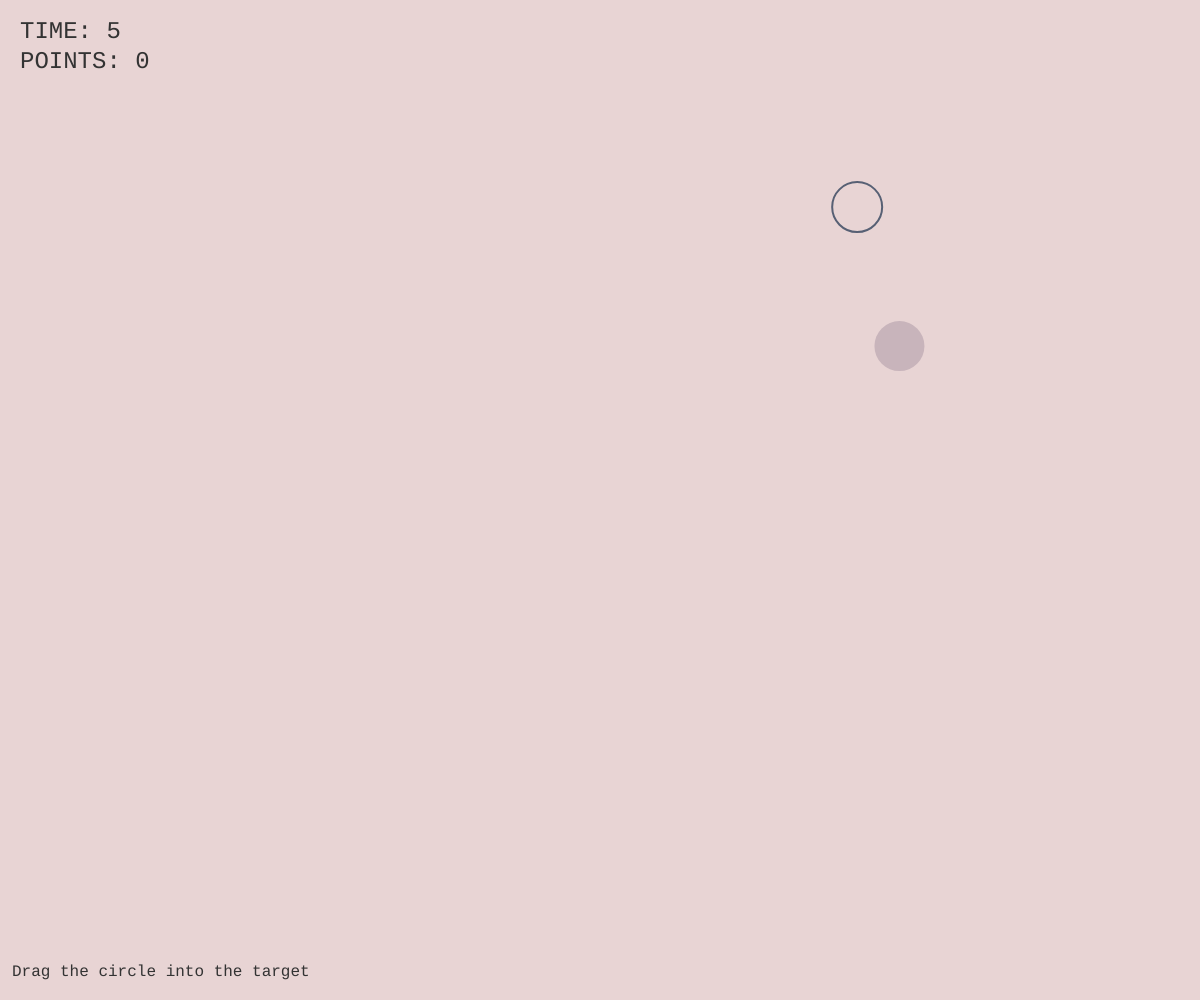
Frame 1 (no input)
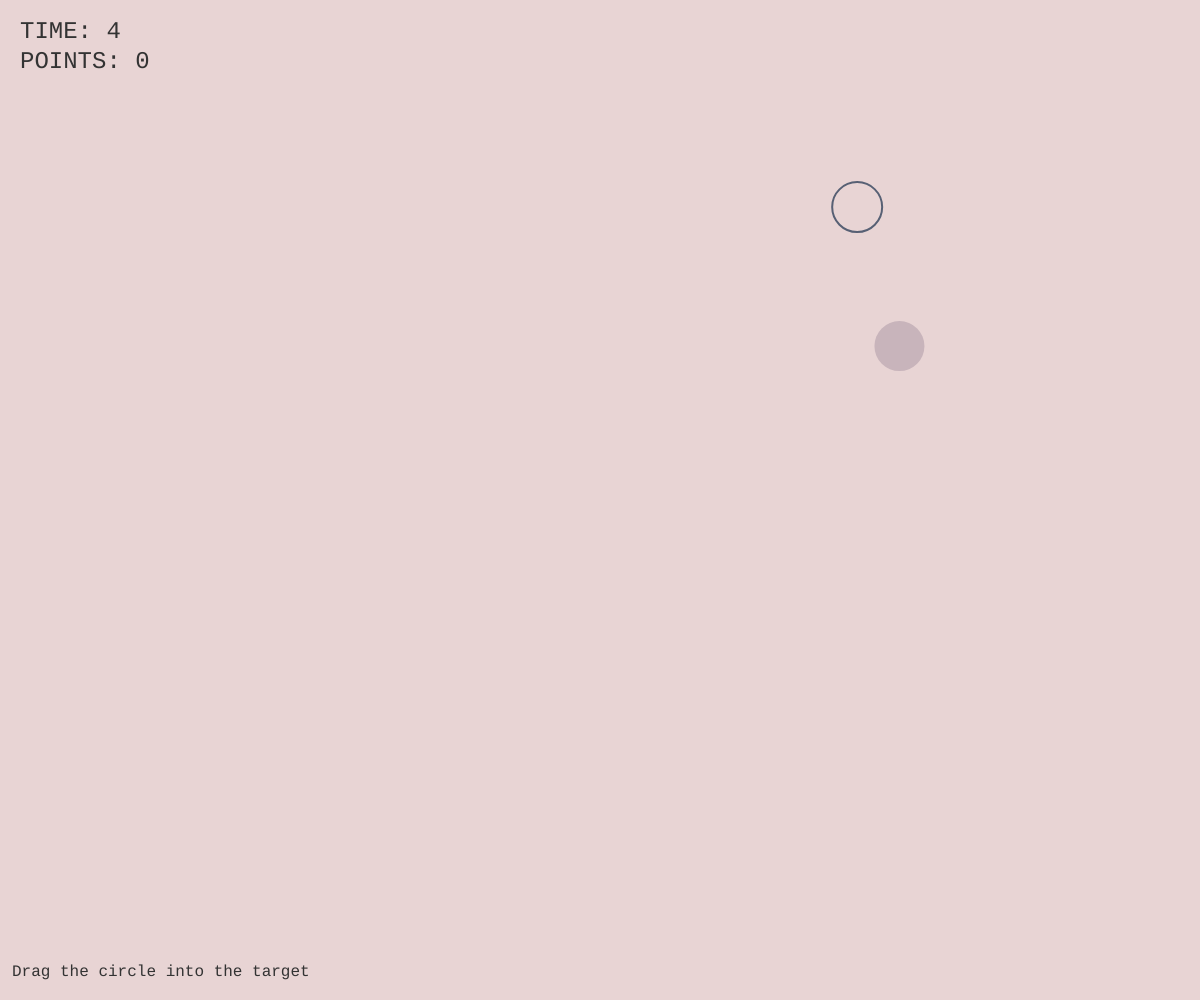
Frame 60 (no input)
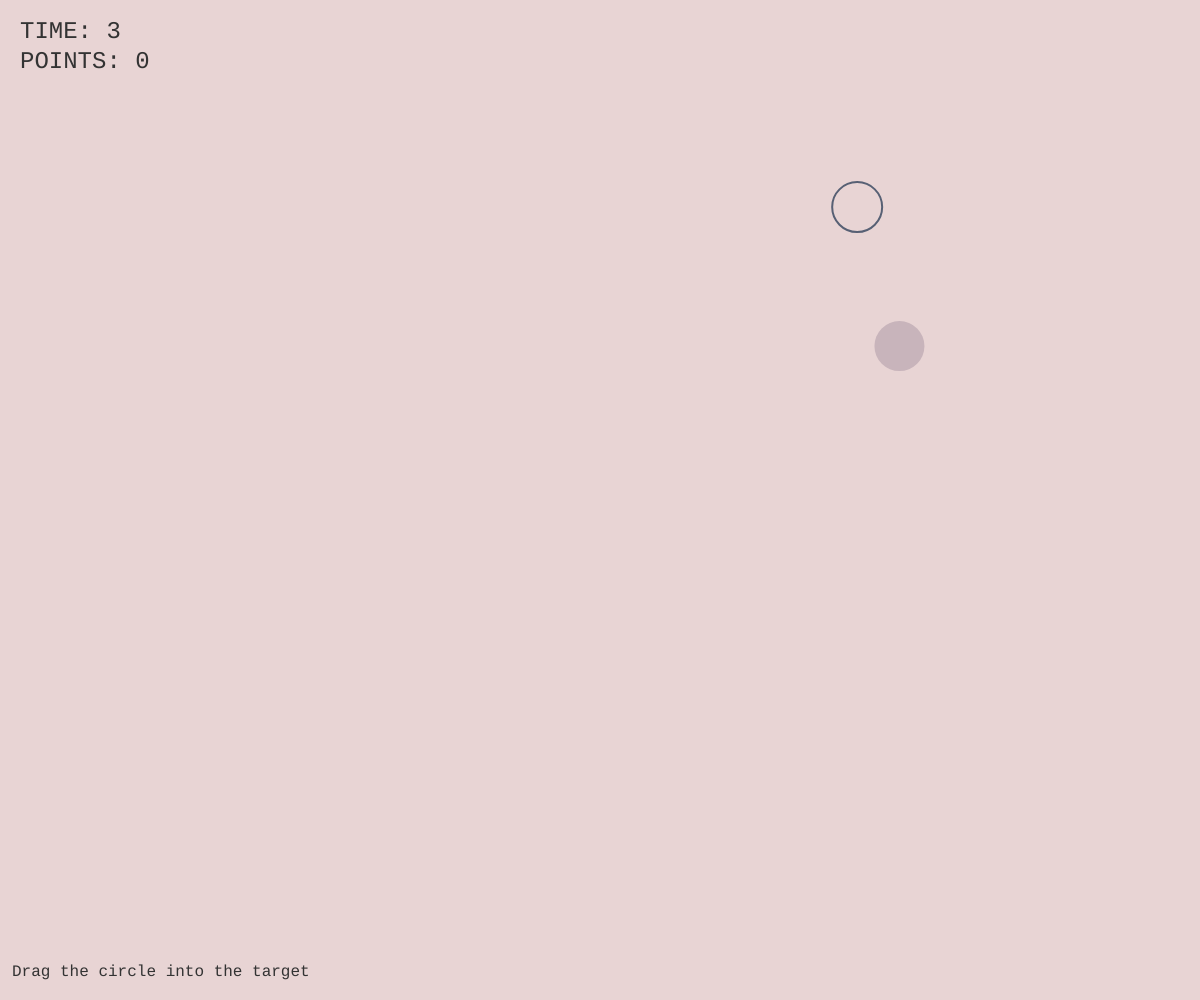
Frame 120 (the mouse pressed at the canvas centre since frame 60)

The p5.js sketch that drew these frames (run headless with seeded random() and noise() and a simulated clock; from frame 60 on, the mouse is pressed at the canvas centre):

// p5.js sketch
// ── sketch.js
let circle, target; // our two main objects
let hover, dragging; // our states fot the object
let points; // game related variables
let timeLeft, timeInterval; // time related variables
let ez; // easy mode

function setup() {
  window.addEventListener('resize', resize);

  circle = { // create the first circle
    posX: windowWidth / 2, // position X
    posY: windowHeight / 2, // position Y
    r: 50, // radius
    backgroundColor: "#C8B4BB", // default background color
    hoverColor: "#7F7A8C", // color when mouse is hovering
    draggingColor: "#2F4858" // color when dragging
  }

  hover = false; // set the hover state to false
  dragging = false; // set the dragging state to false
  points = 0; // start with 0 points
  timeLeft = 5; // initial time left are 5 seconds
  ez = false; // easy mode off

  createCanvas(windowWidth, windowHeight);

  noStroke();
  generateTarget(); // generate the first target

  interval = setInterval(function() { // set an interval to decrease the time by 1 each second
    timeLeft -= 1;
  }, 1000);
}

function draw() {
  background("#E8D4D4");

  if ( timeLeft == 0 ) { // if there is no time left, the game is lost
    textAlign(CENTER, CENTER);
    text(`Game Over. You got ${points} point${ points !== 1 ? 's' : '' }!`, windowWidth / 2, windowHeight / 2); // write the end score
    noLoop(); // and stop drawing
    clearInterval(timeInterval); // stop the interval
  }

  // draw the target
  noFill();
  stroke("#576074")
  strokeWeight(2);
  ellipse(target.posX, target.posY, target.r);

  // draw the circle
  if( dragging ) { // if dragging
    fill( circle.draggingColor );
  } else if ( hover ) { // if just hovering
    fill( circle.hoverColor );
  } else { // default case
    fill( circle.backgroundColor );
  }
  noStroke();

  ellipseMode(CENTER);
  ellipse(circle.posX, circle.posY, circle.r);

  if (ez) { // if easy mode, draw a line connecting both
    stroke(circle.draggingColor);
    line(circle.posX, circle.posY, target.posX, target.posY);
    noStroke();
  }

  // draw the overlay
  textAlign(LEFT, BOTTOM);
  textFont('Courier');
  fill("#333");
  textSize(16);
  text("Drag the circle into the target", windowWidth * .01, windowHeight * .98);

  textAlign(LEFT, TOP);
  textSize(24);
  text(`TIME: ${timeLeft}`, 20, 20);
  text(`POINTS: ${points}`, 20, 50);
}

function resize() {
  resizeCanvas(windowWidth, windowHeight);
  generateTarget(); // also generate a new target position, because target could be off screen after resize
}

function mouseMoved(event) {
  hover = dist(circle.posX, circle.posY, mouseX, mouseY) < circle.r / 2; // check if hovering over circle: if mouse is inside the circle
}

function mouseDragged(event) { // update position of circle while dragging
  circle.posX += event.movementX;
  circle.posY += event.movementY;
}

function mousePressed() {
  if( hover ) { // need this for the color to work
    dragging = true;
  }
}

function mouseReleased() {
  dragging = false; // disable dragging color
  checkForHit(); // check if on target after released
}

function generateTarget() { // generate new target
  target = {
    posX: random(0, windowWidth),
    posY: random(0, windowHeight),
    r: circle.r
  }

  // and reset circle position
  circle.posX = random(0, windowWidth);
  circle.posY = random(0, windowHeight);
}

// enable easy mode, if space bar is pressed
function keyPressed() {
  if( keyCode === 32 ) { // keyCode === 32 is spacebar
    ez = !ez; // toggle easy mode
  }
}

function checkForHit() {
  if( !dragging ) { // if circle is not being dragged anymore
    if( dist(circle.posX, circle.posY, target.posX, target.posY) < target.r / 2 ) { // if the circle is on the target after the mouse button has been let go
      points += 1; // get 1 point
      timeLeft += ez ? 10 : 5; // get 5 seconds on normal or 10 seconds on easy
      generateTarget(); // generate a new target
    }
  }
}
